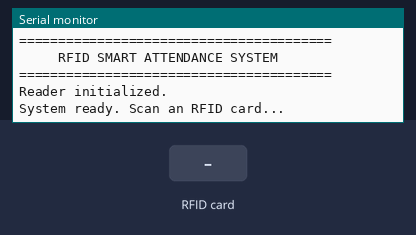
This sketch was run on a simulated ESP32. On the bench: the last lines printed to the serial monitor. The inputs (shaded band) are chosen by the test bench.

Above: at 1.8 s.
1.9 s: RFID card 04 A3 7B 2C held to the reader
At 2.8 s:
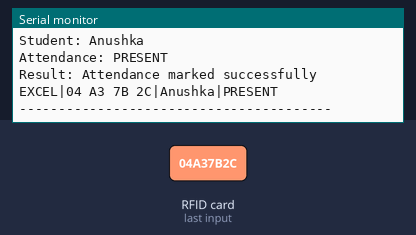
3.4 s: RFID card D1 82 5F 19 held to the reader
At 4.6 s:
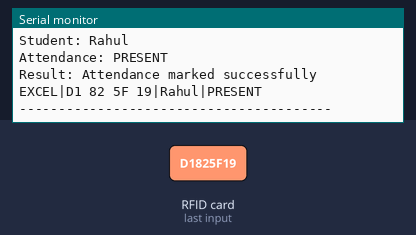
4.9 s: RFID card AA BB CC DD held to the reader
At 5.7 s:
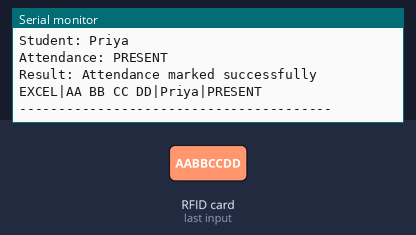
6.4 s: RFID card 5E 7A 19 C4 held to the reader
At 7.3 s:
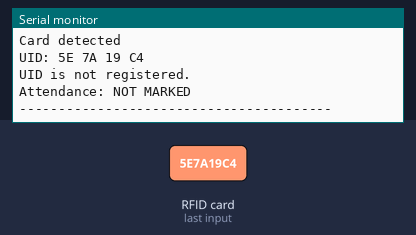
7.9 s: RFID card 04 A3 7B 2C held to the reader
At 9.2 s:
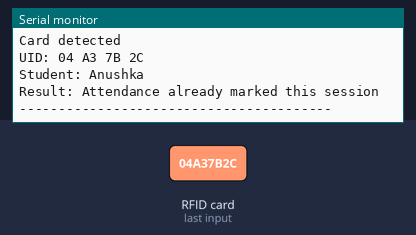

The sketch:

rfid_smart_attendance.ino
```cpp
/*
 * Project: RFID-Based Smart Attendance System
 *
 * Description:
 * Automated smart attendance system using an ESP32
 * microcontroller, MFRC522 (13.56 MHz) RFID reader,
 * and serial communication for automated Excel logging.
 *
 * Features:
 * - Contactless RFID card detection and UID extraction
 * - In-memory student registry matching
 * - Session-based duplicate scan prevention
 * - Machine-readable serial record generation
 * - Diagnostic feedback via Serial Monitor
 *
 * Hardware:
 * - ESP32 DevKit (ESP32-WROOM-32 compatible)
 * - MFRC522 (RC522) RFID Reader Module
 * - 13.56 MHz RFID Cards / Key Fobs
 *
 * Author: Aditya Kumar Sah
 *
 * NOTE ON SERIAL COMMUNICATION:
 * This sketch communicates over hardware Serial at 115200 baud.
 * Close the Arduino Serial Monitor before running attendance_to_excel.py
 * because only one process can access the USB COM port at a time.
 */

#include <SPI.h>
#include <MFRC522.h>

// ===================
// Hardware Pin Configuration
// ===================
// ESP32 hardware VSPI bus default pins:
// SCK  = GPIO 18
// MISO = GPIO 19
// MOSI = GPIO 23
// SS   = GPIO 5 (configured below)
// RST  = GPIO 22 (configured below)
constexpr uint8_t SS_PIN  = 5;
constexpr uint8_t RST_PIN = 22;

MFRC522 rfid(SS_PIN, RST_PIN);

// ===================
// Student Registry Configuration
// ===================
struct Student {
    const char* uid;
    const char* name;
};

// NOTE: These UIDs are examples. Run rfid_uid_scanner.ino first to
// read your actual physical card UIDs and substitute them below.
// Avoid using the pipe character '|' in student names as it is the serial delimiter.
const Student students[] = {
    {"04 A3 7B 2C", "Anushka"},
    {"D1 82 5F 19", "Rahul"},
    {"AA BB CC DD", "Priya"}
};

constexpr size_t STUDENT_COUNT = sizeof(students) / sizeof(students[0]);

// ===================
// Session State Variables
// ===================
bool attendanceMarked[STUDENT_COUNT] = {false};

// ===================
// Helper Functions
// ===================

// Reads the scanned card's UID and normalizes it into an uppercase hexadecimal string.
String readCardUID() {
    String uid;

    for (byte i = 0; i < rfid.uid.size; i++) {
        if (rfid.uid.uidByte[i] < 0x10) {
            uid += '0';
        }
        uid += String(rfid.uid.uidByte[i], HEX);

        if (i < rfid.uid.size - 1) {
            uid += ' ';
        }
    }

    uid.toUpperCase();
    return uid;
}

void printDivider() {
    Serial.println(F("----------------------------------------"));
}

// Processes card UID, checks registry, and outputs serial records.
void processAttendance(const String& scannedUID) {
    Serial.println();
    Serial.println(F("Card detected"));
    Serial.print(F("UID: "));
    Serial.println(scannedUID);

    bool registered = false;

    for (size_t i = 0; i < STUDENT_COUNT; i++) {
        if (scannedUID.equals(students[i].uid)) {
            registered = true;

            Serial.print(F("Student: "));
            Serial.println(students[i].name);

            if (!attendanceMarked[i]) {
                attendanceMarked[i] = true;
                Serial.println(F("Attendance: PRESENT"));
                Serial.println(F("Result: Attendance marked successfully"));

                // Structured machine-readable record for attendance_to_excel.py
                // Format: EXCEL|<UID>|<Name>|PRESENT
                Serial.print(F("EXCEL|"));
                Serial.print(scannedUID);
                Serial.print(F("|"));
                Serial.print(students[i].name);
                Serial.println(F("|PRESENT"));
            } else {
                Serial.println(F("Result: Attendance already marked this session"));
            }

            break;
        }
    }

    if (!registered) {
        Serial.println(F("UID is not registered."));
        Serial.println(F("Attendance: NOT MARKED"));
    }

    printDivider();
}

// ===================
// Setup Function
// ===================
void setup() {
    Serial.begin(115200);
    delay(500);

    // Initialize hardware SPI bus with custom SS pin
    SPI.begin(18, 19, 23, SS_PIN);
    rfid.PCD_Init();
    delay(50);

    Serial.println();
    Serial.println(F("========================================"));
    Serial.println(F("     RFID SMART ATTENDANCE SYSTEM       "));
    Serial.println(F("========================================"));
    Serial.println(F("Reader initialized."));
    Serial.println(F("System ready. Scan an RFID card..."));
}

// ===================
// Main Execution Loop
// ===================
void loop() {
    // Check for presence of an RFID card
    if (!rfid.PICC_IsNewCardPresent()) {
        return;
    }

    // Read card serial number
    if (!rfid.PICC_ReadCardSerial()) {
        return;
    }

    const String scannedUID = readCardUID();
    processAttendance(scannedUID);

    // Halt card communication and stop cryptographic encryption
    rfid.PICC_HaltA();
    rfid.PCD_StopCrypto1();

    // Prevent rapid re-reading while the card remains on the antenna
    delay(800);
}
```

Measured:
- after the input at 1.9 s, the serial monitor: prints a new line at once (image 1)
- after the input at 3.4 s, the serial monitor: prints a new line at once (image 2)
- after the input at 4.9 s, the serial monitor: prints a new line at once (image 3)
- after the input at 6.4 s, the serial monitor: prints a new line at once (image 4)
- after the input at 7.9 s, the serial monitor: prints a new line at once (image 5)
